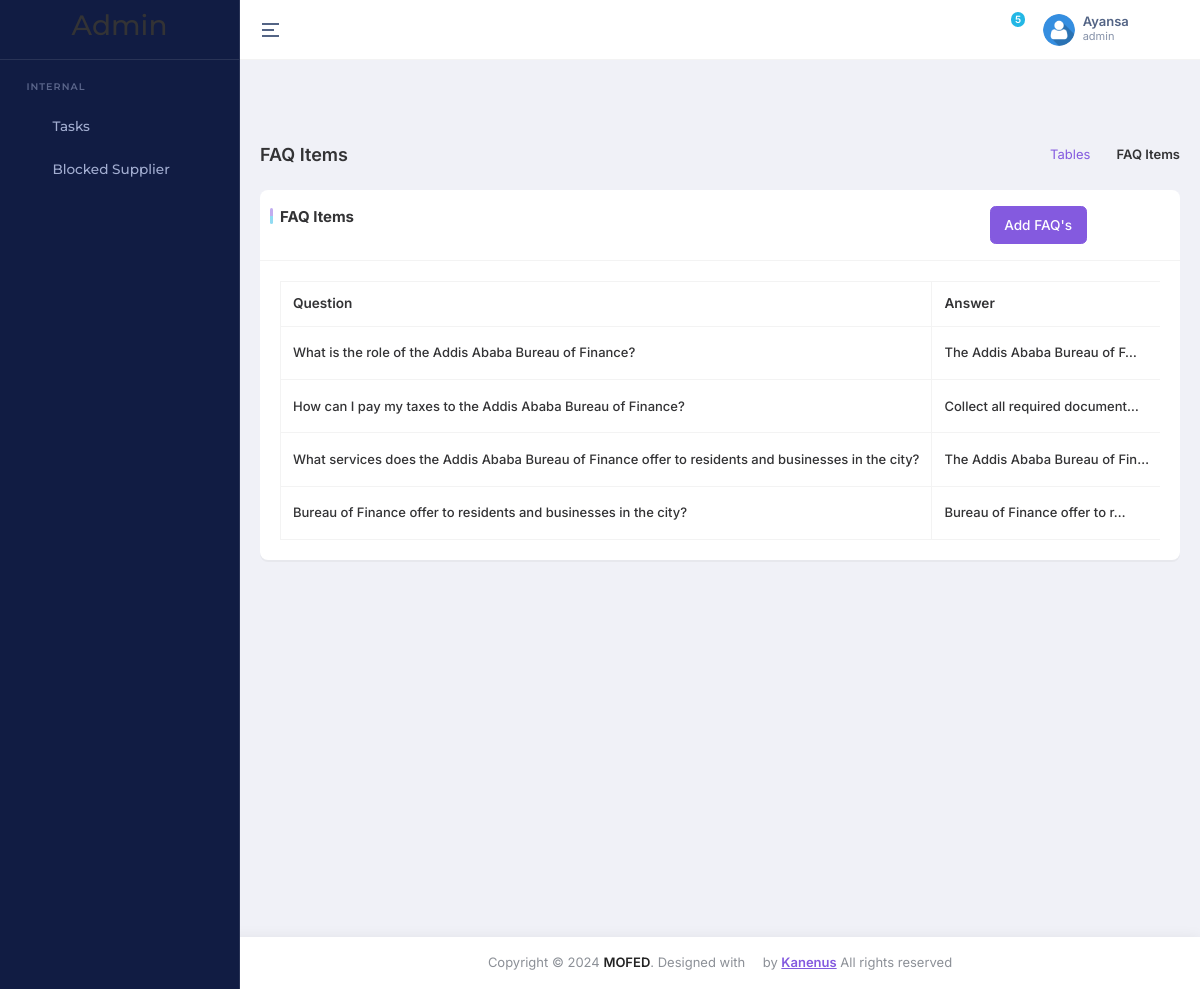
Page /dashboard/faq_list/ (signed in) on the committed database.
### accounts/models.py (models this page shows)
class UserProfile(AbstractBaseUser, PermissionsMixin):
    email = models.EmailField(unique=True)
    first_name = models.CharField(('first name'), max_length=150, blank=True)
    last_name = models.CharField(('last name'), max_length=150, blank=True)
    role = models.CharField(max_length=20, choices=USER_ROLES, default='visitor')
    profile_pic = models.ImageField(upload_to='profile_pics/', null=True, blank=True)
    phonenumber = models.CharField(max_length=15, null=True, blank=True)
    groups = models.ManyToManyField(Group, blank=True, related_name='user_profiles')
    user_permissions = models.ManyToManyField(
        Permission, blank=True, related_name='user_profiles_permissions'
    )
    is_active = models.BooleanField(default=False)
    is_staff = models.BooleanField(default=False)
    is_superuser = models.BooleanField(default=False)
    status = models.CharField(max_length=100, choices=STATUS, default='Pending')
    created_date = models.DateTimeField(auto_now_add=True, editable=False)
    date_joined = models.DateTimeField(('date joined'), default=timezone.now)
    objects = MyUserManager()
    USERNAME_FIELD = 'email'
    REQUIRED_FIELDS = ['first_name', 'last_name'] # will appear at py manage.py createsuperuser thingy
    class Meta:
        ordering = ('-id',)

### dashboard/models.py (models this page shows, shortened)
class FAQ(models.Model):
    question = models.CharField(max_length=255)
    answer = models.TextField()

### dashboard/views.py (the view)
# urls.py: path('faq_list/', faq_list, name='faq_list'),
def faq_list(request):
    faqs = FAQ.objects.all()
    return render(request, 'faqs_list.html', {'faqs': faqs})

### core/context_processors.py (called while the page is built)
def recent_news_mega(request):
    recent_news = NewsArticle.objects.order_by('-created_at')
    recent_news  = recent_news[:4] if recent_news else recent_news
    return {'recent_news_mega':recent_news}

def stgs(request):
    contact_info = ContactInfo.objects.first()
    quick_links = QuickLink.objects.all()
    pages = Pages.objects.first()
    return {
        'contact_info': contact_info,  # Include footer data in context
        'quick_links': quick_links,  # Include footer data in context
        'stg':Settings.objects.first(),
        'pages': pages
    }

### dashboard/templates/faqs_list.html (shortened to what this page needs)
{% extends 'base_new_admin.html' %}
{% load static %}
{% block main %}
    <div class="main-content app-content">
        <div class="container-fluid">
            <div class="d-md-flex d-block align-items-center justify-content-between my-4 page-header-breadcrumb">
                <h1 class="page-title fw-semibold fs-18 mb-0">FAQ Items</h1>
                <div class="ms-md-1 ms-0">
                    <nav>
                        <ol class="breadcrumb mb-0">
                            <li class="breadcrumb-item"><a href="javascript:void(0);">Tables</a></li>
                            <li class="breadcrumb-item active" aria-current="page">FAQ Items</li>
                        </ol>
                    </nav>
                </div>
            </div>
            <div class="row">
                <div class="col-xl-12">
                    <div class="card custom-card">
                        <div class="card-header">
                            <div class="col-lg-11">
                                <div class="card-title">
                                    FAQ Items
                                    <a href="{% url 'add_FAQ' %}" class="btn btn-primary float-end">Add FAQ's </a>
                                </div>
                            </div>
                        </div>
                        <div class="card-body">
                            <div class="table-responsive">
                                <table id="datatable-basic" class="table table-bordered text-nowrap w-100 datatable">
                                    <thead>
                                        <tr>
                                            <th>Question</th>
                                            <th>Answer</th>
                                        </tr>
                                    </thead>
                                    <tbody>
                                        {% for faq in faqs %}
                                        <tr>
                                            <td>{{ faq.question }}</td>
                                            <td>{{ faq.answer|truncatechars:30 }}</td>
                                        </tr>
                                        {% endfor %}
                                    </tbody>
                                </table>
                            </div>
                        </div>
                    </div>
                </div>
            </div>
        </div>
    </div>
{% endblock %}

### task_manager/templates/base_new_admin.html (shortened to what this page needs)
{% load static %}
{% load menu_tags %}
{% load static cms_tags sekizai_tags  %}
<!DOCTYPE html>
<html lang="en" dir="ltr" data-nav-layout="vertical" data-theme-mode="light" data-header-styles="light" data-menu-styles="dark" data-toggled="close">
<head>
    <link id="style" href="{% static 'dashboard/libs/bootstrap/css/bootstrap.min.css' %}" rel="stylesheet" >
    <link href="{% static 'dashboard/css/styles.min.css' %}" rel="stylesheet" >
    <link href="{% static 'dashboard/css/icons.css' %}" rel="stylesheet" >
    <link href="{% static 'dashboard/libs/node-waves/waves.min.css' %}" rel="stylesheet" >
    <link href="{% static 'dashboard/libs/simplebar/simplebar.min.css' %}" rel="stylesheet" >
    <link rel="stylesheet" href="{% static 'dashboard/libs/flatpickr/flatpickr.min.css' %}">
    <link rel="stylesheet" href="{% static 'dashboard/libs/@simonwep/pickr/themes/nano.min.css' %}">
    <link rel="stylesheet" href="{% static 'dashboard/libs/jsvectormap/css/jsvectormap.min.css' %}">
    <link rel="stylesheet" href="{% static 'dashboard/libs/swiper/swiper-bundle.min.css' %}">
    <link rel="stylesheet" href="{% static 'dashboard/libs/choices.js/public/assets/styles/choices.min.css' %}">
</head>
<body>
    <div class="page">
        <header class="app-header" style="position: relative;">
            <div class="main-header-container container-fluid">
                <div class="header-content-left">
                    <div class="header-element">
                        <a aria-label="Hide Sidebar" class="sidemenu-toggle header-link animated-arrow hor-toggle horizontal-navtoggle" data-bs-toggle="sidebar" href="javascript:void(0);"><span></span></a>
                    </div>
                </div>
                <div class="header-content-right">
                    <div class="header-element header-theme-mode">
                        <a href="javascript:void(0);" class="header-link layout-setting">
                            <span class="light-layout">
                            <i class="bx bx-moon header-link-icon"></i>
                            </span>
                        </a>
                    </div>
                    <div class="header-element notifications-dropdown">
                        <a href="javascript:void(0);" class="header-link dropdown-toggle" data-bs-toggle="dropdown" data-bs-auto-close="outside" id="messageDropdown" aria-expanded="false">
                            <i class="bx bx-bell header-link-icon"></i>
                            <span class="badge bg-secondary rounded-pill header-icon-badge pulse pulse-secondary" id="notification-icon-badge">5</span>
                        </a>
                    </div>
                    <div class="header-element">
                        <a href="javascript:void(0);" class="header-link dropdown-toggle" id="mainHeaderProfile" data-bs-toggle="dropdown" data-bs-auto-close="outside" aria-expanded="false">
                            <div class="d-flex align-items-center">
                                <div class="me-sm-2 me-0">
                                    {% if user.profile_pic %}
                                    <img src="{{ user.profile_pic.url }}"  alt="img" width="32" height="32" class="rounded-circle">
                                    {% else %}
                                    <img src="{% static 'front/imgs/team/user.png' %}"  alt="img" width="32" height="32" class="rounded-circle">
                                    {% endif %}
                                </div>
                                <div class="d-sm-block d-none">
                                    <p class="fw-semibold mb-0 lh-1">{{user.first_name}}</p>
                                    <span class="op-7 fw-normal d-block fs-11">{{user.role}}</span>
                                </div>
                            </div>
                        </a>
                    </div>
                    <div class="header-element">
                        <a href="javascript:void(0);" class="header-link switcher-icon" data-bs-toggle="offcanvas" data-bs-target="#switcher-canvas">
                            <i class="bx bx-cog header-link-icon"></i>
                        </a>
                    </div>
                </div>
            </div>
        </header>
        <aside class="app-sidebar sticky" id="sidebar">
            <div class="main-sidebar-header">
                <a href="" class="header-logo">
                    <h3>Admin </h3>
                </a>
            </div>
            <div class="main-sidebar" id="sidebar-scroll">
                <nav class="main-menu-container nav nav-pills flex-column sub-open">
                    <ul class="main-menu">
                        <li class="slide__category"><span class="category-name">Internal</span></li>
                        <li class="slide has-sub">
                            <a href="javascript:void(0);" class="side-menu__item">
                                <i class="bx bx-task side-menu__icon"></i>
                                <span class="side-menu__label">Tasks</span>
                                <i class="fe fe-chevron-right side-menu__angle"></i>
                            </a>
                        </li>
                        <li class="slide">
                            <a href="{% url 'supplier_list' %}" class="side-menu__item">
                                <i class="bx bx-block side-menu__icon"></i>
                                <span class="side-menu__label">Blocked Supplier</span>
                            </a>
                        </li>
                    </ul>
                </nav>
            </div>
        </aside>
        {% block main%}{% endblock %}
        <footer class="footer mt-auto py-3 bg-white text-center">
            <div class="container">
                <span class="text-muted"> Copyright © <span id="year"></span> <a
                        href="javascript:void(0);" class="text-dark fw-semibold">MOFED</a>.
                    Designed with <span class="bi bi-heart-fill text-danger"></span> by <a href="javascript:void(0);">
                        <span class="fw-semibold text-primary text-decoration-underline">Kanenus</span>
                    </a> All
                    rights
                    reserved
                </span>
            </div>
        </footer>
    </div>
</body>
</html>

### rows in the picture
UserProfile: first_name "Ayansa", role "admin"
FAQ: question "What is the role of the Addis Ababa Bureau of Finance?", answer "The Addis Ababa Bureau of F…"
FAQ: question "How can I pay my taxes to the Addis Ababa Bureau of Finance?", answer "Collect all required document…"
FAQ: question "What services does the Addis Ababa Bureau of Finance offer to residents and businesses in the city?", answer "The Addis Ababa Bureau of Fin…"
FAQ: question "Bureau of Finance offer to residents and businesses in the city?", answer "Bureau of Finance offer to r…"
